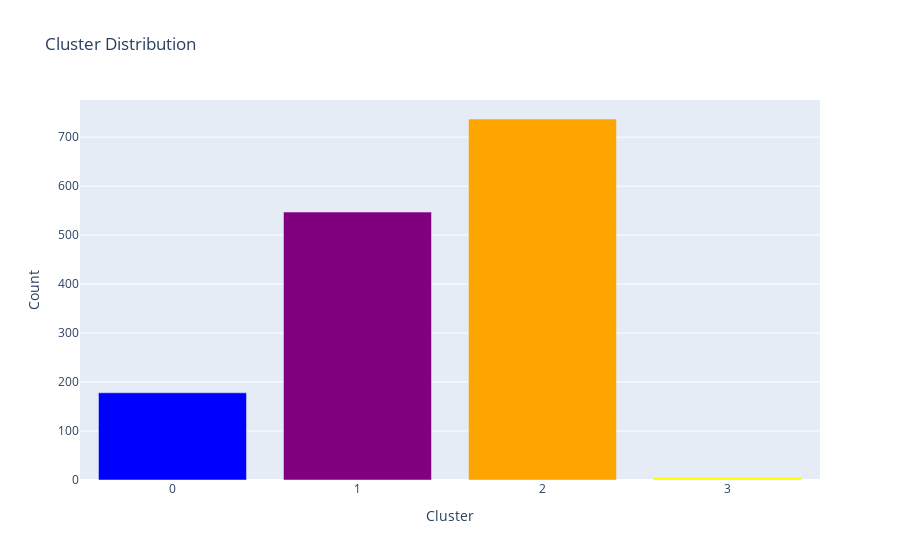

Here is the notebook cell this chart was saved with:
### Code cell
cluster_counts = transformed_features_1['Cluster'].value_counts().sort_index()

# Create a bar chart
fig = go.Figure(go.Bar(
    x=cluster_counts.index,
    y=cluster_counts.values,
    marker_color=['blue', 'purple', 'orange', 'yellow']  # Colors for each cluster; adjust as needed
))

# Update plot layout
fig.update_layout(
    title='Cluster Distribution',
    xaxis_title='Cluster',
    yaxis_title='Count',
    xaxis=dict(type='category'),  # Treat cluster numbers as categorical data
)

fig.show()

### Figure 1 — Plotly figure (JSON) as saved in the notebook; plotly's stock layout.template omitted (floating-point values rounded to 4 significant figures)
{"data": [{"marker": {"color": ["blue", "purple", "orange", "yellow"]}, "type": "bar", "x": [0, 1, 2, 3], "y": [178, 547, 737, 6]}], "layout": {"autosize": true, "title": {"text": "Cluster Distribution"}, "xaxis": {"autorange": true, "range": [-0.5, 3.5], "title": {"text": "Cluster"}, "type": "category"}, "yaxis": {"autorange": true, "range": [0, 775.8], "title": {"text": "Count"}, "type": "linear"}}}
